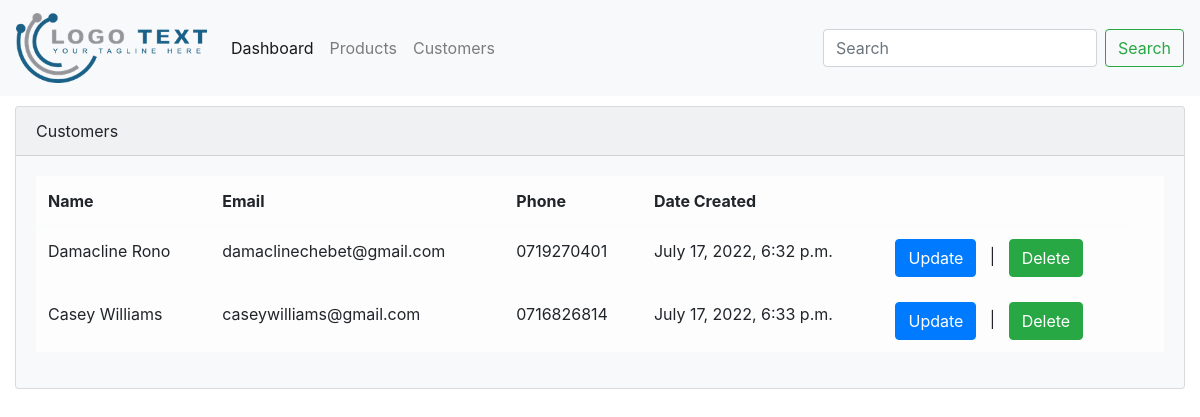
The app's page /customers/ with its own data.
### portal/models.py (models this page shows, shortened)
class Customer(models.Model):
    name = models.CharField(max_length=200, null=True)
    phone = models.CharField(max_length=20, null=True)
    email = models.EmailField(max_length=200, null=True)
    date_created = models.DateTimeField(auto_now_add=True, null=True)

### portal/views.py (the view)
# urls.py: path('customers/', views.customers),
def customers(request):
    total_customers = Customer.objects.all()
    return render(request, 'portal/customers.html', {'customers': total_customers})

### portal/templates/portal/customers.html (shortened to what this page needs)
{% extends 'portal/base.html' %}
{% block content %}
    {% include "portal/navbar.html" %}
    <div class="container-fluid" style="position: relative; margin-top: 10px;">
      <div class="row">
        <div class="col-sm-12">
          <div class="card bg-light mb-3">
            <div class="card-header">Customers</div>
            <div class="card-body">
              <table class="table table-light table-hover">
                <thead>
                  <tr>
                    <th>Name</th>
                    <th>Email</th>
                    <th>Phone</th>
                    <th>Date Created</th>
                    <th></th>
                  </tr>
                </thead>
                <tbody>
                {% for c in customers %}
                  <tr>
                    <td>{{c.name}}</td>
                    <td>{{c.email}}</td>
                    <td>{{c.phone}}</td>
                    <td>{{c.date_created}}</td>
                    <td>
                      <a href="update/{{c.id}}">
                      <button type="button" class="btn btn-primary">
                        Update
                      </button>
                      </a>
                        &nbsp;&nbsp;|&nbsp;&nbsp;
                      <a href="delete/{{c.id}}">
                      <button type="button" class="btn btn-success">
                        Delete
                      </button>
                    </td>
                    <td>
                    </td>
                  </tr>
                {% endfor %}
                </tbody>
              </table>
            </div>
          </div>
        </div>
      </div>
    </div>
{% endblock %}

### records on screen
Customer: name "Damacline Rono", email "damaclinechebet@gmail.com", phone "0719270401", date_created "July 17, 2022, 6:32 p.m."
Customer: name "Casey Williams", email "caseywilliams@gmail.com", phone "0716826814", date_created "July 17, 2022, 6:33 p.m."
